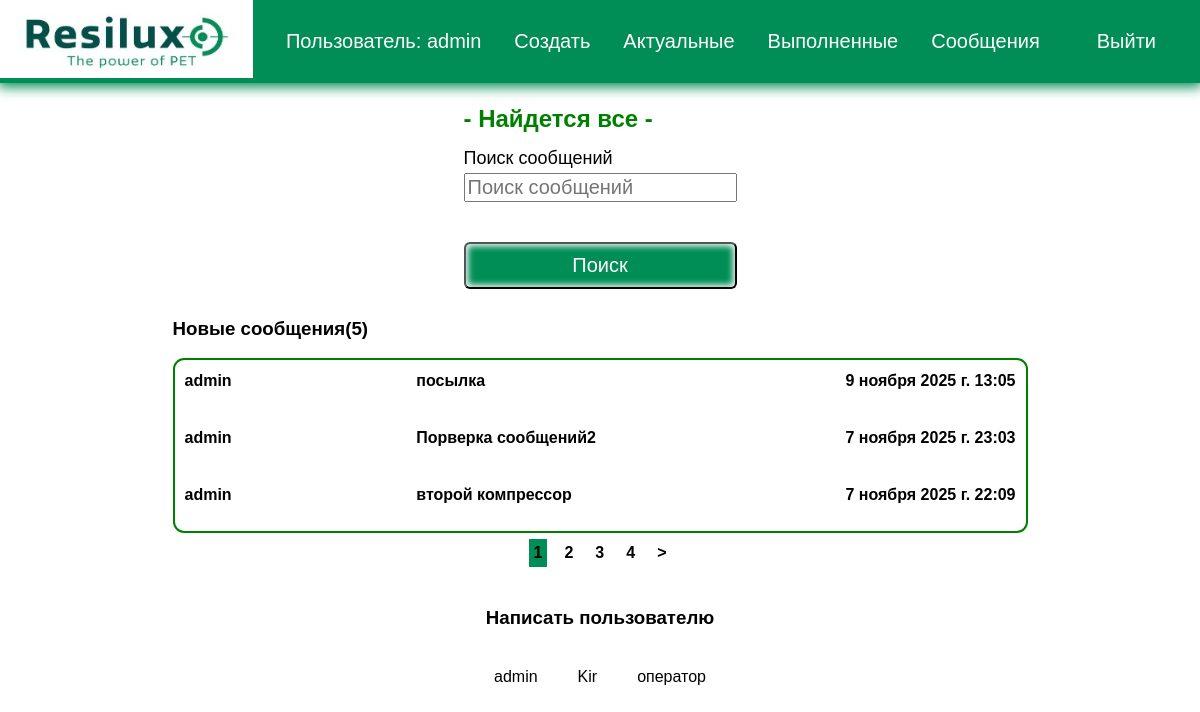
Page /tasks/tasks/inbox.html (signed in) on the committed database.
### tasks/models.py (models this page shows, shortened)
class Message(models.Model):
    sender = models.ForeignKey(User, on_delete=models.SET_NULL, null=True, blank=True, verbose_name="Отправитель")
    recipient = models.ForeignKey(User, on_delete=models.SET_NULL, null=True, blank=True, related_name="messages",
                                  verbose_name="Получатель")
    name = models.CharField(max_length=200, null=True, blank=True, verbose_name="Имя")
    email = models.EmailField(max_length=200, null=True, blank=True, verbose_name="email")
    subject = models.CharField(max_length=200, null=True, blank=True, verbose_name="Тема")
    body = models.TextField(verbose_name="Сообщение")
    is_read = models.BooleanField(default=False, null=True, verbose_name="Прочитано")
    created = models.DateTimeField(auto_now_add=True, verbose_name="Дата создания")
    class Meta:
        ordering = ['is_read', 'created']
        verbose_name = "сообщение"
        verbose_name_plural = "сообщения"

### tasks/views.py (the view)
# urls.py: path('tasks/inbox.html', views.inbox, name='inbox'),
@login_required(login_url='login')
def inbox(request):
    search_query, ms = search_messages(request)
    unread_count = ms.filter(is_read=False).count()
    custom_range, ms = paginate_messages(request, ms, 3)
    message_request = ms
    users = User.objects.all()
    title = "Все сообщения"
    context = {
        'message_request': ms,
        'unread_count': unread_count,
        'search_query': search_query,
        'custom_range': custom_range,
        'users': users,
        'title': title,
    }
    return render(request, 'tasks/inbox.html', context)

### tasks/utils.py (called while the page is built)
def search_messages(request):
    search_query = ''
    if request.GET.get('search_query'):
        search_query = request.GET.get('search_query')
    ms = Message.objects.order_by('-created').filter(recipient=request.user).filter(
        Q(body__icontains=search_query) |
        Q(subject__icontains=search_query)
    )
    return search_query, ms

def paginate_messages(request, ms, results):
    page = request.GET.get('page')
    paginator = Paginator(ms, results)
    try:
        ms = paginator.page(page)
    except PageNotAnInteger:  # http://127.0.0.1:8000/projects/?page=assa
        page = 1
        ms = paginator.page(page)
    except EmptyPage:  # http://127.0.0.1:8000/projects/?page=100000
        page = paginator.num_pages  # последняя страница
        ms = paginator.page(page)
    left_index = int(page) - 4
    if left_index < 1:
        left_index = 1
    right_index = int(page) + 5
    if right_index > paginator.num_pages:
        right_index = paginator.num_pages + 1
    custom_range = range(left_index, right_index)
    return custom_range, ms

### tasks/templates/tasks/inbox.html
{% extends 'tasks/base.html' %}
{% load static %}
{% block content %}
<section class="hero-section text-center">
    <div class="container container--narrow">
        <div class="hero-section__box">
            <h2>- Найдется все - </h2>
        </div>
        <div class="hero-section__search">
            <form id="search" class="form" action="{% url 'inbox' %}" method="get">
                <div class="form__field">
                    <label for="formInput#search">Поиск сообщений</label>
                    <input class="input input--text" id="formInput#search" type="text" name="search_query"
                           value="{{ search_query }}"
                           placeholder="Поиск сообщений"/>
                </div>
                <input class="btn btn--sub btn--lg" type="submit" value="Поиск"/>
            </form>
        </div>
    </div>
</section>
<main class="inbox">
    <div class="content-box">
        <h3 class="inbox__title">Новые сообщения(<span>{{ unread_count }}</span>)</h3>
        <ul class="messages">
            {% for message in message_request %}
            {% if message.is_read == False %}
            <li class="message message--unread">
                {% else %}
            <li class="message">
                {% endif %}
                <a href="{% url 'message' message.id %}">
                    <span class="message__author">{{ message.name }}</span>
                    <span class="message__subject">{{ message.subject }}</span>
                    <span class="message__date">{{ message.created }}</span>
                </a>
            </li>
            {% endfor %}
        </ul>
    </div>
{% include 'tasks/pagination.html' with queryset=message_request %}
</main>
<h3>Написать пользователю</h3>
<div class="send">
    {% for i in users %}
    <a href="{% url 'create-message' i.username %}">{{ i.username }}</a>
    {% endfor %}
</div>
{% endblock %}

### tasks/templates/tasks/base.html (shortened to what this page needs)
<!DOCTYPE html>
{% load static %}
<html lang="ru">
<head>
    <link rel="stylesheet" href="{% static 'css/style.css' %}">
</head>
<body>
<div class="menu">
    <div class="wrap_menu">
        <ul>
            <div class="logo">
                <a href="{% url 'index' %}">
                    <img src="{% static 'tasks/resilux.png' %}" alt="">
                </a>
            </div>
            {% if user.is_authenticated %}
            <li class="logo">Пользователь: {{ user.username}}</li>
            <li><a href="{% url 'createtask' %}">Создать</a></li>
            <li><a href="{% url 'currenttasks' %}">Актуальные</a></li>
            <li><a href="{% url 'completedtasks' %}">Выполненные</a></li>
            <li><a href="{% url 'inbox' %}">Сообщения</a></li>
            <li>
                <form action="{% url 'logoutuser' %}" method="post">
                    <button class="top">Выйти</button>
                </form>
            </li>
            {% else %}
            <li><a href="{% url 'signupuser' %}">Зарегистрироваться</a></li>
            <li><a href="{% url 'completedtasks' %}">Выполненные</a></li>
            <li><a href="{% url 'loginuser' %}">Войти</a></li>
            {% endif %}
        </ul>
    </div>
</div>
<div class="content">
    <div class="wrap">
        {% block content %}
        {% endblock %}
    </div>
</div>
</body>
</html>

### tasks/static/css/style.css (style rules this page uses)
body { padding: 0; margin: 0; font-family: Verdana, Geneva, Tahoma, sans-serif; background: #00f291; }
.wrap { max-width: 1400px; margin: auto; padding: 10px 30px; box-sizing: border-box; background: #fff; min-height: 100vh; }
.menu { background: #008e56; box-shadow: 0 2px 12px 2px #008e56; position: fixed; top: 0; width: 100%; }
.menu ul { list-style: none; padding: 0 20px 0 0; display: flex; justify-content: space-between; align-items: center; font-size: 20px; margin: 0; }
.menu a, .menu li { color: #fff; text-decoration: none; }
.content .wrap { display: flex; flex-direction: column; align-items: center; margin-top: 80px; }
h1, h2 { color: green; margin: 15px 0; }
.btn { background: #008e56; color: #fff; border-radius: 6px; box-shadow: inset 0 0 6px 2px #fff; padding: 10px 40px; margin-top: 40px; font-size: 20px; cursor: pointer; }
input { width: 100%; box-sizing: border-box; margin-top: 4px; margin-bottom: 10px; }
.top { padding: 4px 24px; margin-top: 0; background: transparent; border: none; color: #fff; box-shadow: none; font-size: 20px; }
.content ul { list-style: none; padding: 0; margin: 0; }
.content li { margin-bottom: 15px; }
.content a { color: #000; display: block; padding: 20px; text-decoration: none; }
.but select,textarea, input { display: flex; align-items: flex-end; font-size: 20px; }
form label { font-size: 18px; }
.inbox { width: 75%; }
.inbox__title span { color: var(--color-main); }
.messages { list-style: none; background: var(--color-white); border: 2px solid green; border-radius: 0.7rem; }
.message { padding: 2px 0; }
.message.message--unread a span { font-weight: bold; }
.message:not(:last-child) { border-bottom: 2px solid var(--color-green-light); }
.message > a { display: flex; gap: 3rem; padding: 10px; }
.message__author, .message__date { flex-basis: 25%; }
.message__subject { flex-basis: 50%; }
.message__date { text-align: right; }
.send { display: flex; }

### rows in the picture
Message: name "admin", subject "посылка", created "9 ноября 2025 г. 13:05"
Message: name "admin", subject "Порверка сообщений2", created "7 ноября 2025 г. 23:03"
Message: name "admin", subject "второй компрессор", created "7 ноября 2025 г. 22:09"

### other values in the picture
{{ user.username }} "admin"
{{ unread_count }} "5"
{{ page }} "1"
{{ page }} "2" "3" "4"
{{ i.username }} "admin"
{{ i.username }} "Kir"
{{ i.username }} "оператор"
